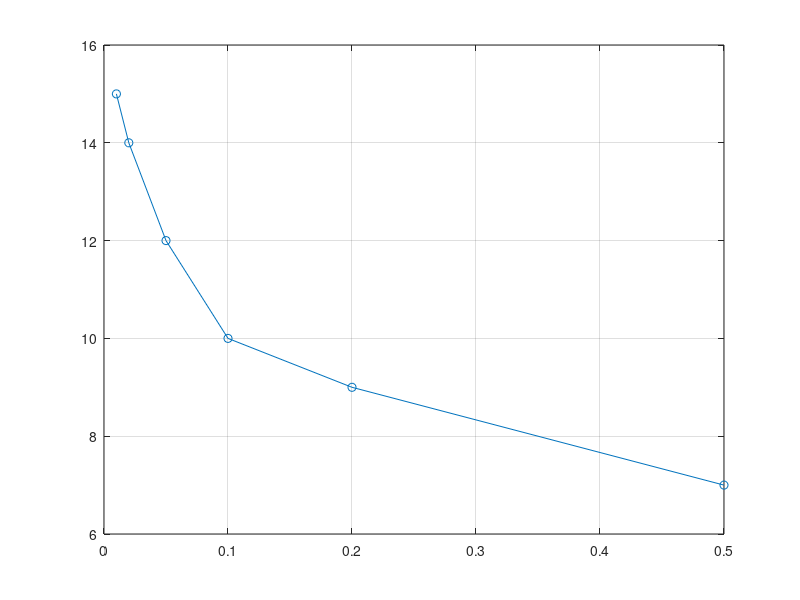
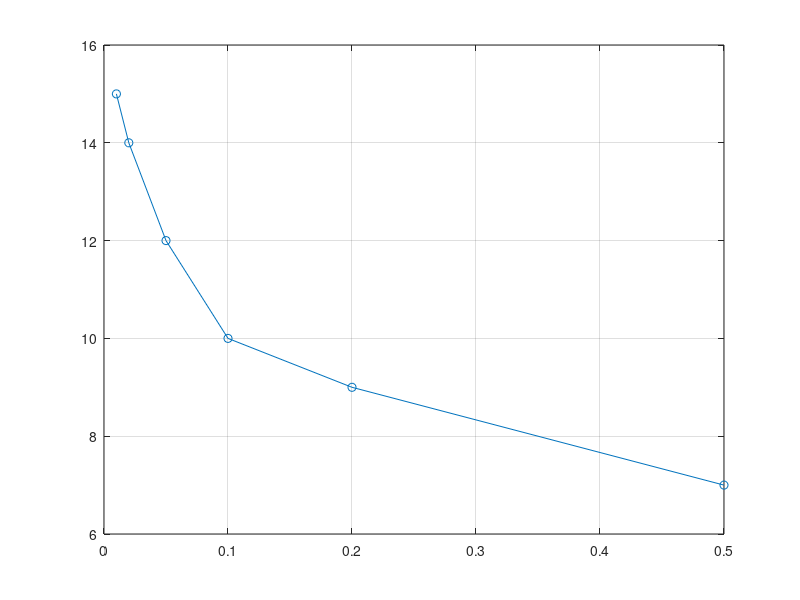
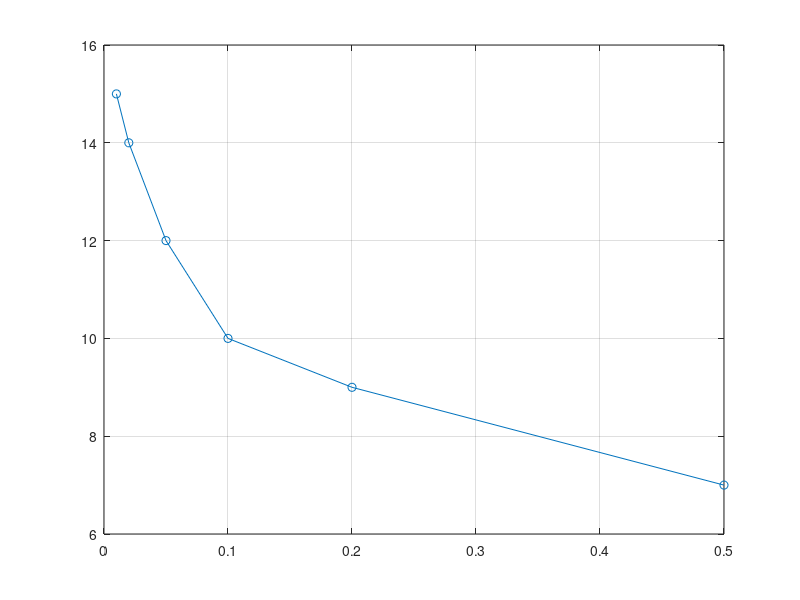
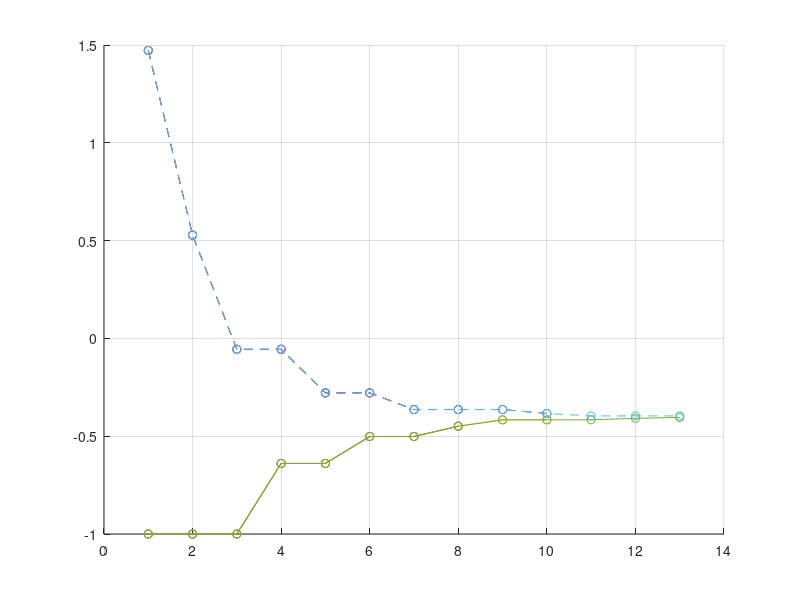

Write MATLAB code to recreate these figures, in order.
clear;
clc;

a0=-1;
b0=3;

functions={@(x) 5^x+(2-cos(x))^2, @(x)(x-1)^2+exp(x-5)*sin(x+3), @(x) exp(-3*x)-(sin(x-2)-2)^2};

fnames={'f1', 'f2', 'f3'};

g=0.618;

%a)

l_values=[0.5 0.2 0.1 0.05 0.02 0.01];

for i=1:3
    f=functions{i};
    counters_l=zeros(size(l_values));

    for j=1:length(l_values)
        l=l_values(j);

        a=a0;
        b=b0;
        x1=a+(1-g)*(b-a);
        x2=a+g*(b-a);
        f1=f(x1);
        f2=f(x2);

        counter=2;

        while (b-a)>l

            if f1>f2
                a=x1;
                x1=x2;
                f1=f2;
                x2=a+g*(b-a);
                f2=f(x2);
                counter=counter+1;

            else
                b=x2;
                x2=x1;
                f2=f1;

                x1=a+(1-g)*(b-a);
                f1=f(x1);
                counter=counter+1;
            end
        end
        counters_l(j)=counter;
    end

    figure;
    plot(l_values, counters_l, '-o');
    grid on;
end

%b)

l_values_plot=[0.1 0.05 0.01];

for i=1:3
    f=functions{i};

    figure;
    hold on;

    for j=1:length(l_values_plot)
        l=l_values_plot(j);
        a=a0;
        b=b0;
        x1=a+(1-g)*(b-a);
        x2=a+g*(b-a);
        f1=f(x1);
        f2=f(x2);

        k=0;
        a_vals=[];
        b_vals=[];

        while (b-a)>l
            k=k+1;

            if f1>f2
                a=x1;
                x1=x2;
                f1=f2;
                x2=a+g*(b-a);
                f2=f(x2);
            else
                b=x2;
                x2=x1;
                f2=f1;
                x1=a+(1-g)*(b-a);
                f1=f(x1);
            end
            a_vals(k)=a;
            b_vals(k)=b;
        end
        k_vec=1:length(a_vals);
        plot(k_vec, a_vals, '-o');
        plot(k_vec, b_vals, '--o');
    end
    grid on;
    hold off;
end
               
